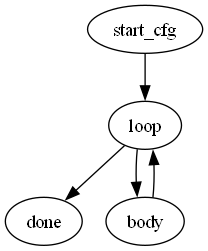

Recreate this plot in Python.
import json
import sys
from typing_extensions import Self, Dict
import copy
import graphviz

from basic_blocks import BasicBlock

class DominanceTree(object):
    def __init__(self, name):
        self.name = name
        self.pred = []
        self.succ = []

class CFG(object):
    """
    Create a control flow graph from a list of basic blocks
    """
    DEFAULT_START_LABEL = "start_cfg"
    DEFAULT_END_LABEL = "end_cfg"

    def __init__(self, basic_blocks, reverse=False):
        self.reverse = reverse
        self.cfg = CFG.build_cfg(basic_blocks, reverse)
        self.dominators = self.compute_dominators()
        self.dominance_frontiers = self.compute_dominance_frontiers()
        self.dominance_tree = self.build_dominance_tree()
        self.back_edges = self.compute_back_edges()
        self.reducible = self.is_reducible()

    @property
    def edges(self):
        edges = set()
        for label, block in self.cfg.items():
            for succ in block.succ:
                edges.add((label, succ))
        return edges
    
    @staticmethod
    def build_cfg(basic_blocks, reverse) -> Dict[str, BasicBlock]:
        cfg = dict()

        # Setup add_to_successor and add_to_predecessor functions
        if reverse:
            add_to_successor = lambda block, target: block.add_predecessor(target)
            add_to_predecessor = lambda block, target: block.add_successor(target)
        else:
            add_to_successor = lambda block, target: block.add_successor(target)
            add_to_predecessor = lambda block, target: block.add_predecessor(target)

        for block in basic_blocks:
            # Assume that the block is the start node if it doesn't have a label
            label = CFG.DEFAULT_START_LABEL
            first_instr = block.instructions[0]
            if "label" in first_instr:
                label = first_instr['label']
            cfg[label] = block

        for label, block in cfg.items():
            last_instr = block.instructions[-1]
            if 'op' not in last_instr:
                continue
            last_instr_op = last_instr['op']
            
            if last_instr_op == "ret":
                # This is the end of the CFG
                # cfg[CFG.DEFAULT_END_LABEL] = BasicBlock([{'op': 'end', 'args': []}])
                # add_to_successor(block, CFG.DEFAULT_END_LABEL)
                # add_to_predecessor(cfg[CFG.DEFAULT_END_LABEL], label)
                continue
            elif last_instr_op == "jmp":
                jmp_target = last_instr['labels'][0]
                add_to_successor(block, jmp_target)
                add_to_predecessor(cfg[jmp_target], label)
            elif last_instr_op == "br":
                br_targets = last_instr['labels']
                for target in br_targets:
                    add_to_successor(block, target)
                    add_to_predecessor(cfg[target], label)
            else:
                # This is a label divsion so just add the next block as a successor
                index_curr_block = basic_blocks.index(block)
                index_next_block = index_curr_block + 1
                if index_next_block < len(basic_blocks):
                    # Search the label of the next block in cgf
                    next_block_label = CFG.DEFAULT_END_LABEL
                    for label2, block2 in cfg.items():
                        if block2 == basic_blocks[index_next_block]:
                            next_block_label = label2
                            break
                    add_to_successor(block, next_block_label)
                    add_to_predecessor(cfg[next_block_label], label)
        return cfg
    
    def compute_dominators(self) -> Dict[str, set]:
        dominators = dict()
        for label in self.cfg:
            dominators[label] = set()
        changed = True
        while changed:
            changed = False
            for label in self.cfg:
                predecessor_dom = [dominators[pred] for pred in self.cfg[label].pred if pred in dominators]
                new_dominators = set.intersection(*predecessor_dom) if len(predecessor_dom) else set()
                new_dominators.add(label)
                if new_dominators != dominators[label]:
                    changed = True
                    dominators[label] = new_dominators
        return dominators
    
    def compute_dominance_frontiers(self) -> Dict[str, set]:
        dominance_frontiers = dict()
        for label in self.cfg:
            dominance_frontiers[label] = set()
            dominated_blocks = {vertex for vertex, doms in self.dominators.items() if label in doms}
            for vertex in dominated_blocks:
                for succ in self.cfg[vertex].succ:
                    if succ not in dominated_blocks or label == succ:
                        dominance_frontiers[label].add(succ)
        return dominance_frontiers
    
    def build_dominance_tree(self) -> Dict[str, set]:
        dominance_tree = dict()
        for label in self.cfg:
            dominators = copy.deepcopy(self.dominators[label])
            dominators.remove(label)
            immediate_dominator = set()
            for dom in dominators:
                dom_set = {vertex for vertex, doms in self.dominators.items() if dom in doms}
                if all(dom2 == dom or dom2 not in dom_set for dom2 in dominators):
                    immediate_dominator.add(dom)
            for node in immediate_dominator:
                if label not in dominance_tree:
                    dominance_tree[label] = DominanceTree(label)
                if node not in dominance_tree:
                    dominance_tree[node] = DominanceTree(node)
                dominance_tree[node].succ.append(label)
                dominance_tree[label].pred.append(node)
        return dominance_tree
    
    def compute_back_edges(self) -> set:
        backedges = set()
        for node, doms in self.dominators.items():
            for dom in doms:
                if (node, dom) in self.edges:
                    backedges.add((node, dom))
        return backedges
    
    def is_reducible(self) -> bool:
        cfg_edges = copy.deepcopy(self.edges)

        for tail, header in self.back_edges:
            cfg_edges.remove((tail, header))
        
        visited = set()
        stack = set()

        def is_cyclic(node) -> bool:
            visited.add(node)
            stack.add(node)
            for source, dest in cfg_edges:
                if source == node:
                    if dest not in visited:
                        if is_cyclic(dest):
                            return True
                    elif dest in stack:
                        return True
            stack.remove(node)
            return False
        
        return not is_cyclic(CFG.DEFAULT_START_LABEL)
    
    def get_loop_information(self, backedge) -> dict:
        tail, header = backedge
        cfg_edges = copy.deepcopy(self.edges)
        for source, dest in self.back_edges:
            if dest == header:
                cfg_edges.remove((source, dest))
            if source == header:
                cfg_edges.remove((source, dest))

        nodes = set()
        new_nodes = {tail}
        while nodes != new_nodes:
            nodes = copy.deepcopy(new_nodes)
            for node in nodes:
                new_nodes.update({source for source, dest in cfg_edges if dest == node})
        nodes.add(header)
        return {'backedge' : backedge, 'header': header, 'nodes' : nodes}

    def reachable(self, source, dest) -> bool:
        visited = set()
        stack = [source]
        while stack:
            node = stack.pop()
            if node == dest:
                return True
            visited.add(node)
            for succ in self.cfg[node].succ:
                if succ not in visited:
                    stack.append(succ)
        return False

    def get_cfg_instruction_list(self, debug=False) -> list:
        return CFG.instructions_from_cfg(self.cfg, debug=debug)
    
    @staticmethod
    def instructions_from_cfg(cfg, debug=False) -> list:
        instrs = list()
        for label, block in cfg.items():
            if debug:
                instrs.append({'label' : ''+ label +'_cfg'})
            instrs.extend(block.instructions)
        return instrs
    
    def plot_cfg(self, start_label):
        dot = self.generate_graphviz(start_label)
        dot.render('cfg', format='png', cleanup=True)

    def plot_dominance_tree(self):
        dot = graphviz.Digraph()
        for vertex in self.dominance_tree:
            dot.node(vertex, vertex=vertex)
        for vertex, tree in self.dominance_tree.items():
            for succ in tree.succ:
                dot.edge(vertex, succ)
        dot.render('dominance_tree', format='png', cleanup=True)

    def generate_graphviz(self, start_label) -> graphviz.Digraph:
        dot = graphviz.Digraph()
        visited = set()
        queue = [start_label]
        while queue:
            label = queue.pop(0)
            if label in visited:
                continue
            visited.add(label)
            block = self.cfg[label]
            dot.node(label, label=label)
            for succ in block.succ:
                queue.append(succ)
                dot.edge(label, succ)
        return dot

    @staticmethod
    def create_cfg_from_function(instructions, reverse=False, debug=False) -> Self:
        blocks = BasicBlock.create_blocks_from_function(instructions)
        if debug:
            for block in blocks:
                print(block)
        return CFG(blocks, reverse=reverse)

def main():
    prog = json.load(sys.stdin)
    for fn in prog["functions"]:
        cfg = CFG.create_cfg_from_function(fn['instrs'])
        cfg.plot_cfg(CFG.DEFAULT_START_LABEL)

if __name__ == "__main__":
    main()
